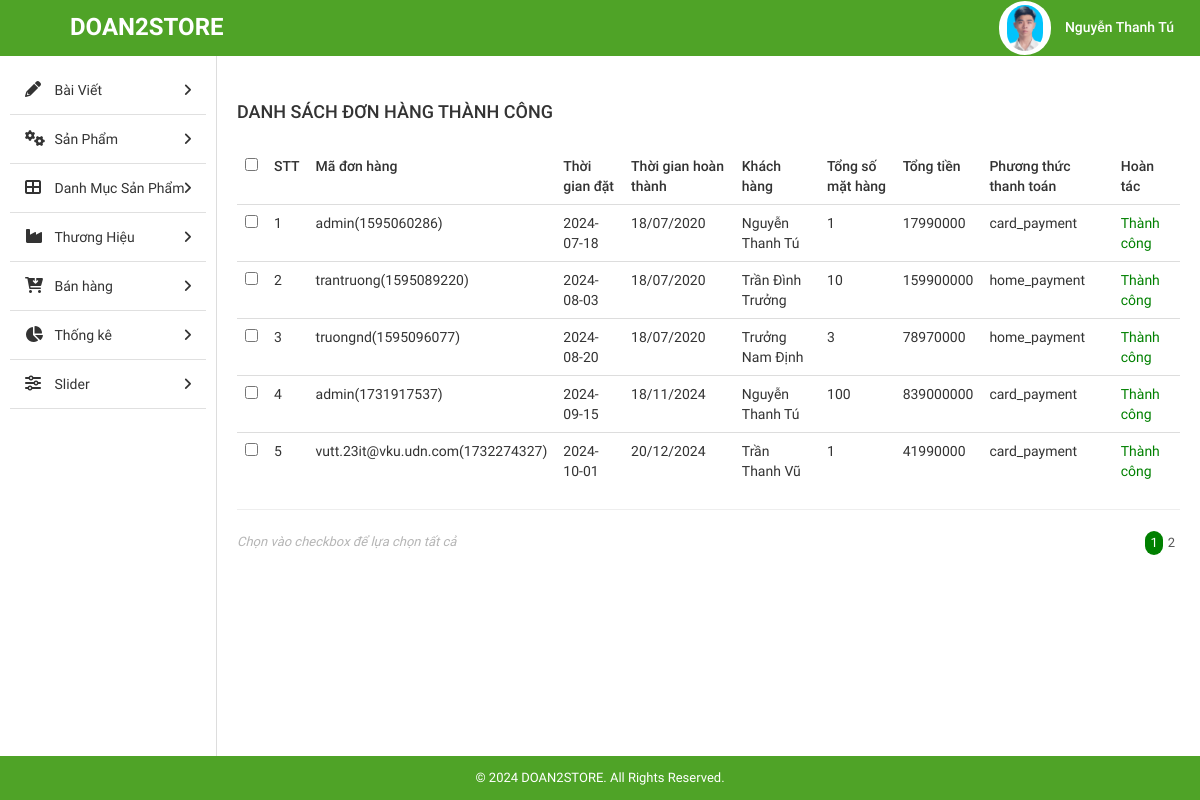
Page /STORE/admin/index.php?modules=orders&controllers=index&action=list (signed in) on the committed database.
### tables this page shows
CREATE TABLE `tbl_order` (
  `id` int(11) NOT NULL,
  `custom_id` int(11) NOT NULL,
  `total_price` float NOT NULL,
  `total_num_product` int(11) NOT NULL,
  `create_date` date DEFAULT NULL,
  `note` text NOT NULL,
  `payment_method` varchar(255) NOT NULL,
  `status` enum('Thành công','Chờ xác nhận','Hủy','') NOT NULL,
  `id_cart` int(11) NOT NULL,
  `time` varchar(255) NOT NULL,
  `code` varchar(255) NOT NULL,
  `date_confirm` varchar(255) NOT NULL
);

### STORE/admin/libraries/database.php (called while the page is built, shortened)
<?php
function db_query($query_string) {
    global $conn;
    $result = mysqli_query($conn, $query_string);
    return $result;
}
function db_fetch_row($query_string) {
    $mysqli_result = db_query($query_string);
    $result = mysqli_fetch_assoc($mysqli_result);
    return $result;
}
function db_fetch_array($query_string) {
    $result = array();
    $mysqli_result = db_query($query_string);
    while ($row = mysqli_fetch_assoc($mysqli_result)) {
        $result[] = $row;
    }
    return $result;
}

### STORE/admin/modules/orders/models/indexModel.php (called while the page is built, shortened)
<?php
function getAllOrder(){
	return db_fetch_array("SELECT * FROM `tbl_order` WHERE `status` ='Thành công'");
}
function getNameCus($id){
	$data = db_fetch_row("SELECT * FROM `tbl_customer` WHERE `id` = '$id'");
	return $data['fullname'];
}
 ?>

### STORE/admin/modules/orders/controllers/indexController.php (called while the page is built, shortened)
<?php
function listAction()
{
	$data_tmp = getAllOrder();
	foreach ($data_tmp as $key => $value) {
		$data_tmp[$key]['fullname'] = getNameCus($data_tmp[$key]['custom_id']);
	}
	if (!empty($_GET['page'])) {
		$page = $_GET['page'];
	} else {
		$page = 1;
	}
	$numProduct = count($data_tmp);
	$productOnPage = 5;
	$num = ceil($numProduct / $productOnPage);
	$start = ($page - 1) * $productOnPage;
	$res = [];
	for ($i = $start; $i < $start + $productOnPage; $i++) {
		if (isset($data_tmp[$i]))
			$res[] = $data_tmp[$i];
	};
	$data = [$res, $num, $page];
	load_view('list', $data);
}

### STORE/admin/core/router.php (called while the page is built, shortened)
<?php
$action_name = get_action() . 'Action';
call_function(array('construct', $action_name));

### STORE/admin/core/appload.php (called while the page is built, shortened)
<?php
require CONFIGPATH . DIRECTORY_SEPARATOR . 'database.php';
require LIBPATH . DIRECTORY_SEPARATOR . 'database.php';
require COREPATH . DIRECTORY_SEPARATOR . 'base.php';
require COREPATH . DIRECTORY_SEPARATOR . 'router.php';

### STORE/admin/index.php (called while the page is built, shortened)
<?php
require COREPATH . DIRECTORY_SEPARATOR . 'appload.php';

### STORE/admin/modules/orders/views/listView.php (the view, shortened to what this page needs)
<div id="main-content-wp" class="list-product-page">
    <div class="wrap clearfix">
        <div id="content" class="fl-right">
            <div class="section" id="title-page">
                <div class="clearfix">
                    <h3 id="index" class="fl-left">Danh sách đơn hàng thành công</h3>
                </div>
            </div>
            <div class="section" id="detail-page">
                <div class="section-detail">
                    <div class="table-responsive">
                        <table class="table list-table-wp">
                            <thead>
                                <tr>
                                    <td><input type="checkbox" name="checkAll" id="checkAll"></td>
                                    <td><span class="thead-text">STT</span></td>
                                    <td><span class="thead-text">Mã đơn hàng</span></td>
                                    <td><span class="thead-text">Thời gian đặt</span></td>
                                    <td><span class="thead-text">Thời gian hoàn thành</span></td>
                                    <td><span class="thead-text">Khách hàng</span></td>
                                    <td><span class="thead-text">Tổng số mặt hàng</span></td>
                                    <td><span class="thead-text">Tổng tiền</span></td>
                                    <td><span class="thead-text">Phương thức thanh toán</span></td>
                                    <td><span class="thead-text">Hoàn tác</span></td>
                                </tr>
                            </thead>
                            <tbody>
                                <?php if(!empty($data['0'])) foreach ($data['0'] as $key => $value) {?>
                                <tr>
                                    <td><input type="checkbox" name="checkItem" class="checkItem"></td>
                                    <td><span class="tbody-text"><?php echo ($key +1); ?></span></td>
                                    <td><span class="tbody-text"><?php  echo $value['code']; ?></span></td>
                                    <td><span class="tbody-text"><?php  echo $value['create_date']; ?></span></td>
                                    <td><span class="tbody-text"><?php  echo $value['date_confirm']; ?></span></td>
                                    <td><span class="tbody-text"><?php  echo $value['fullname']; ?></span></td>
                                    <td><span class="tbody-text"><?php  echo $value['total_num_product']; ?></span></td>
                                    <td><span class="tbody-text"><?php  echo $value['total_price']; ?></h3></span>
                                    <td><span class="tbody-text"><?php  echo $value['payment_method']; ?></span></td>
                                    <td><span class="tbody-text" style="color: green;">Thành công</span></td>
                                </tr>
                                <?php }; ?>
                            </tbody>
                        </table>
                        <hr>
                    </div>
                </div>
            </div>
            <div class="section" id="paging-wp">
                <div class="section-detail clearfix">
                    <p id="desc" class="fl-left">Chọn vào checkbox để lựa chọn tất cả</p>
                    <ul id="list-paging" class="fl-right">
                        <?php for ($i=1; $i <= $data['1'] ; $i++) { ?>
                        <li>
                            <a <?php if($i == $data['2']) echo 'style="background-color: green;color:white; border-radius:300px;"';  ?>  href="?modules=orders&controllers=index&action=list&page=<?php echo $i; ?>" title=""><?php echo $i; ?></a>
                        </li>
                        <?php }; ?>
                    </ul>
                </div>
            </div>
        </div>
    </div>
</div>

### STORE/admin/core/base.php (shortened to what this page needs)
<?php
function get_module()
{
    global $config;
    $module = isset($_GET['modules']) ? $_GET['modules'] : $config['default_module'];
    return $module;
}
function call_function($list_function = array())
{
    if (is_array($list_function)) {
        foreach ($list_function as $f) {
            if (function_exists($f())) {
                $f();
            }
        }
    }
}
function load_view($name, $data_send = array())
{
    $data = $data_send;
    $path = MODULESPATH . DIRECTORY_SEPARATOR . get_module() . DIRECTORY_SEPARATOR . 'views' . DIRECTORY_SEPARATOR . $name . 'View.php';
    if (file_exists($path)) {
        require $path;
    } else {
        echo "Không tìm thấy {$path}";
    }
}
function get_header($name = '')
{
    global $data;
    if (empty($name)) {
        $name = 'header';
    } else {
        $name = "header-{$name}";
    }
    $path = LAYOUTPATH . DIRECTORY_SEPARATOR . $name . '.php';
    if (file_exists($path)) {
        if (is_array($data)) {
            foreach ($data as $key => $a) {
                $$key = $a;
            }
        }
        require $path;
    } else {
        echo "Không tìm thấy {$path}";
    }
}
function get_footer($name = '')
{
    global $data;
    if (empty($name)) {
        $name = 'footer';
    } else {
        $name = "footer-{$name}";
    }
    $path = LAYOUTPATH . DIRECTORY_SEPARATOR . $name . '.php';
    if (file_exists($path)) {
        if (is_array($data)) {
            foreach ($data as $key => $a) {
                $$key = $a;
            }
        }
        require $path;
    } else {
        echo "Không tìm thấy {$path}";
    }
}
function get_sidebar($name = '')
{
    global $data;
    if (empty($name)) {
        $name = 'sidebar';
    } else {
        $name = "sidebar-{$name}";
    }
    $path = LAYOUTPATH . DIRECTORY_SEPARATOR . $name . '.php';
    if (file_exists($path)) {
        if (is_array($data)) {
            foreach ($data as $key => $a) {
                $$key = $a;
            }
        }
        require $path;
    } else {
        echo "Không tìm thấy {$path}";
    }
}

### STORE/admin/public/css/import/global.css (style rules this page uses)
body { font-family: "Roboto Regular"; font-size: 14px; line-height: 24px; color: #333; }
.fl-left { float: left; }
.fl-right { float: right; }
ul li { list-style: none!important; }
a { text-decoration: none!important; }

### STORE/admin/public/css/import/list_post.css (style rules this page uses)
#content { width: 82%; border-left: 1px solid #ddd; padding: 20px; }
#index { font-family: 'Roboto Medium'; font-weight: normal; text-transform: uppercase; font-size: 18px; padding: 24px 0px; }
.list-table-wp thead tr td { font-family: 'Roboto Medium'; font-weight: normal; }
#paging-wp #desc { font-size: 13px; color: #b5b5b5; font-style: italic; }
#list-paging li { float: left; }
#list-paging li a { display: inline-block; color: #555; font-size: 13px; padding: 0px 5px; }

### STORE/admin/public/css/import/detail_order.css (style rules this page uses)
.table { margin-bottom: 0!important; }

### rows in the picture
tbl_order: code "admin(1595060286)", create_date "2024-07-18", date_confirm "18/07/2020", fullname "Nguyễn Thanh Tú", total_num_product "1", total_price "17990000", payment_method "card_payment"
tbl_order: code "trantruong(1595089220)", create_date "2024-08-03", date_confirm "18/07/2020", fullname "Trần Đình Trưởng", total_num_product "10", total_price "159900000", payment_method "home_payment"
tbl_order: code "truongnd(1595096077)", create_date "2024-08-20", date_confirm "18/07/2020", fullname "Trưởng Nam Định", total_num_product "3", total_price "78970000", payment_method "home_payment"
tbl_order: code "admin(1731917537)", create_date "2024-09-15", date_confirm "18/11/2024", fullname "Nguyễn Thanh Tú", total_num_product "100", total_price "839000000", payment_method "card_payment"
tbl_order: code "vutt.23it@vku.udn.com(1732274327)", create_date "2024-10-01", date_confirm "20/12/2024", fullname "Trần Thanh Vũ", total_num_product "1", total_price "41990000", payment_method "card_payment"
